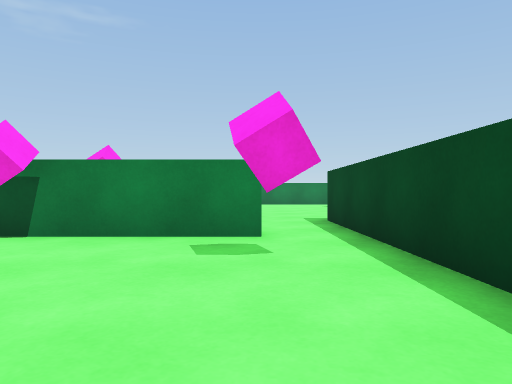
View 1 (above)

20 first-person views from a walk through a scene from a Unity 3-D project. The camera is 0.58 m above the floor, looks level and sees 70° across. The floor is counted in squares, 1 m on a side. Each view is taken from the middle of a square. On the plan, view 1 faces up. The plan holds only what a view shows up to about 10 squares ahead; the rest is blank. The player character is not drawn.

View 2
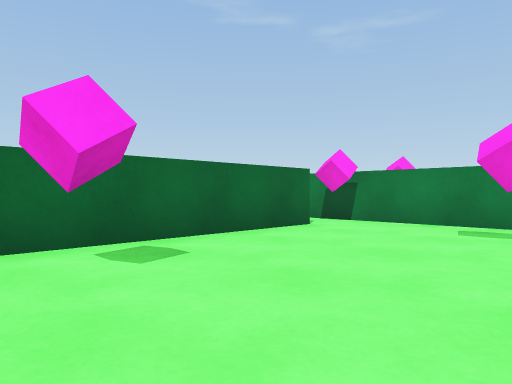

View 3
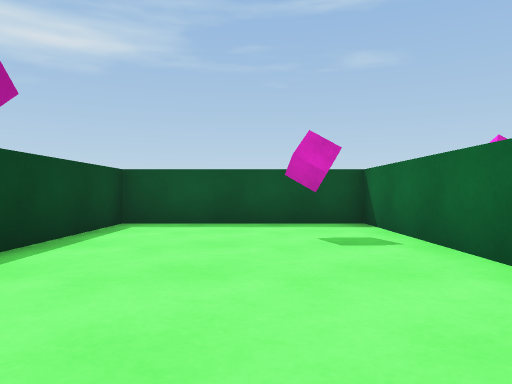

View 4
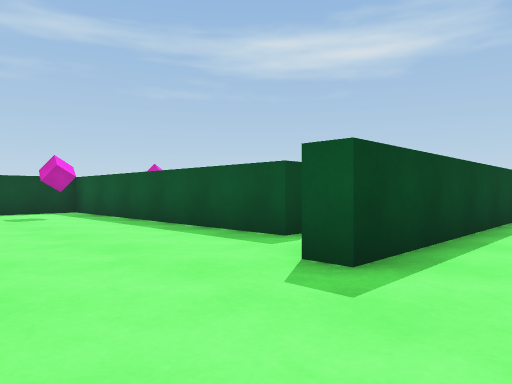

View 5
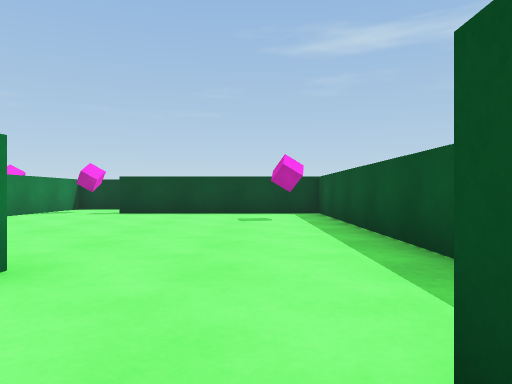

View 6
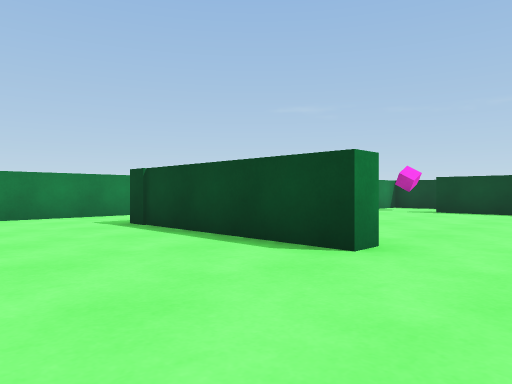

View 7
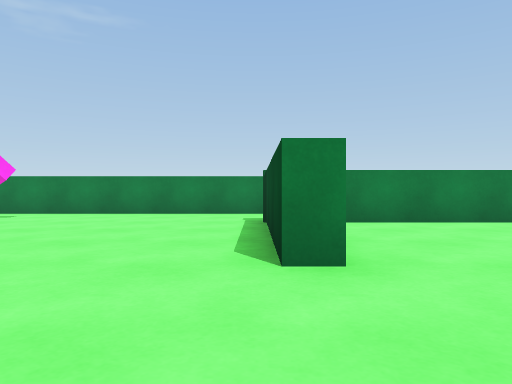

View 8
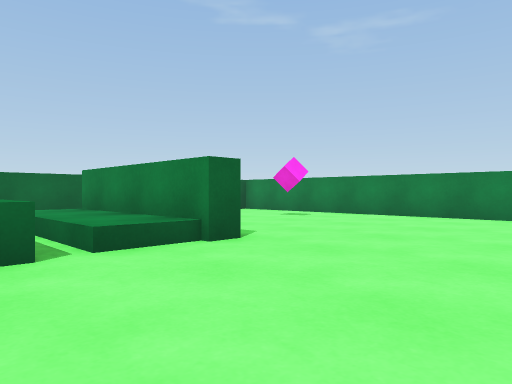

View 9
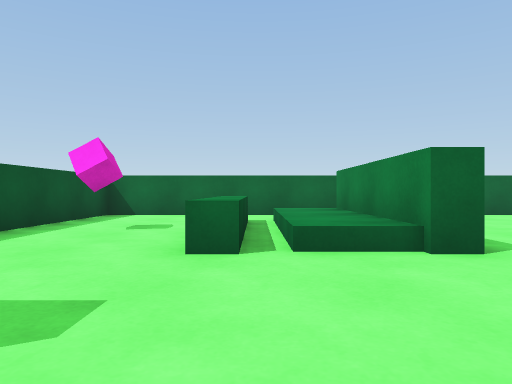

View 10
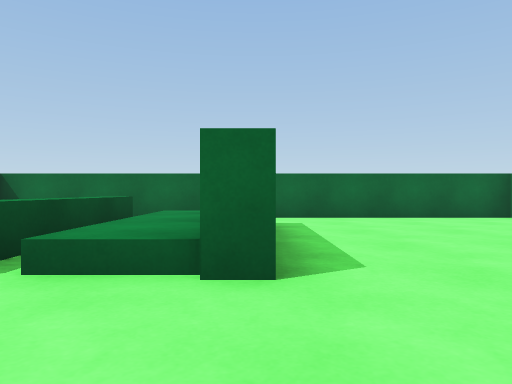

View 11
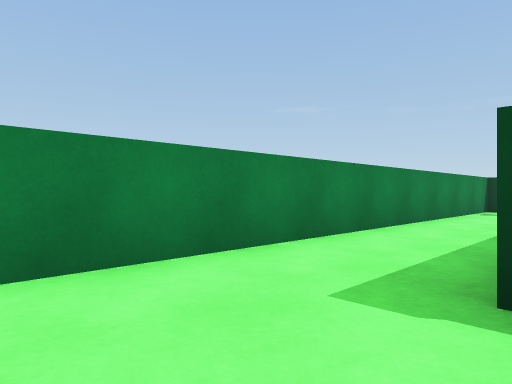

View 12
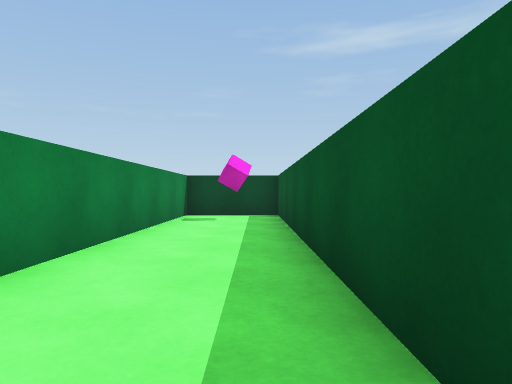

View 13
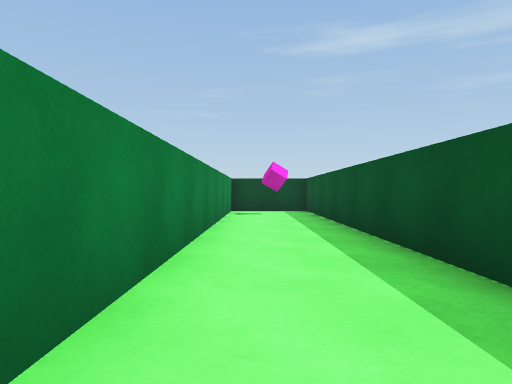

View 14
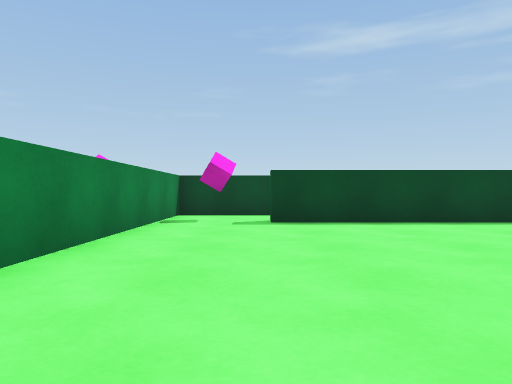

View 15
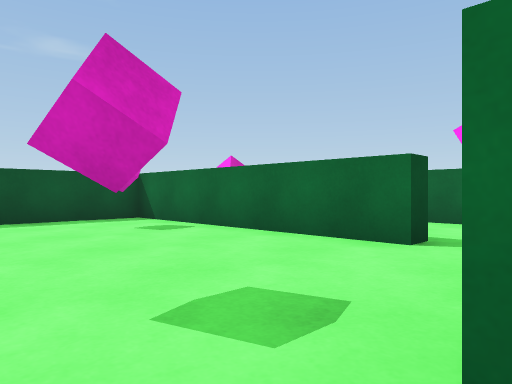

View 16
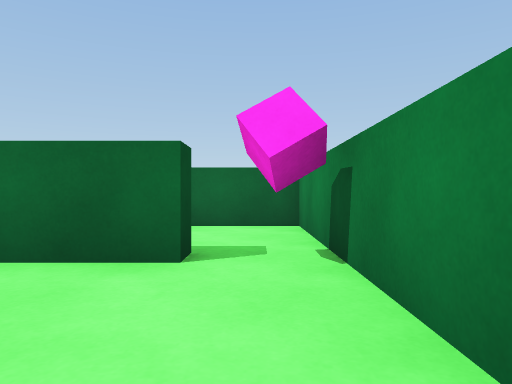

View 17
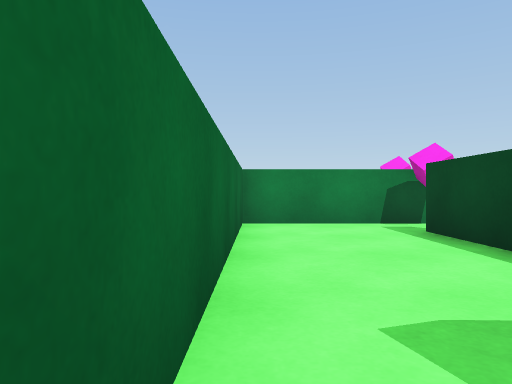

View 18
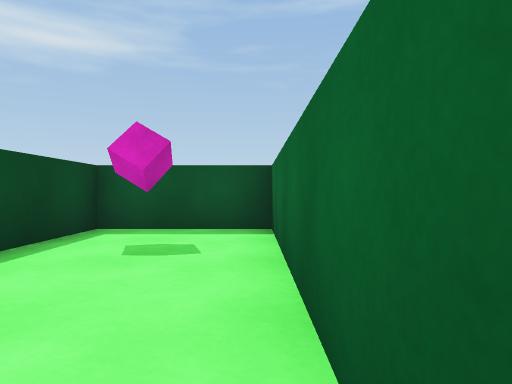

View 19
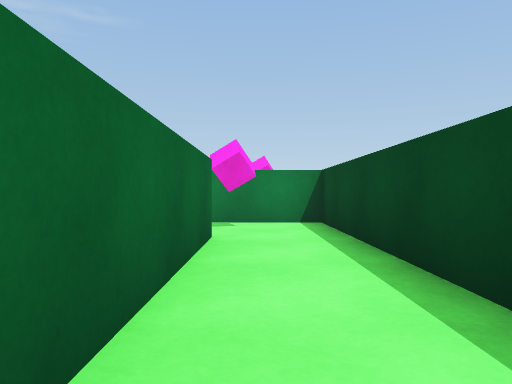

View 20
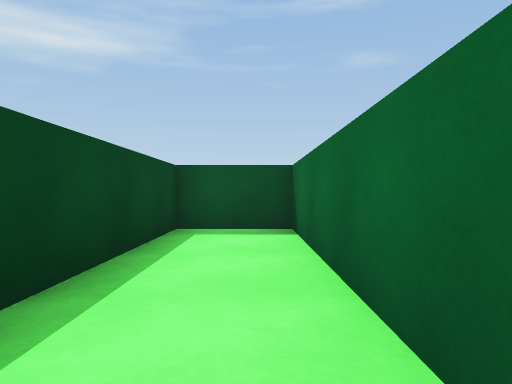

### Floor plan
Key: @ floor where view 1 was taken; # wall or solid block; . floor; ^ raised ledge; C pink cube.
Columns run from 7 left of view 1 to 13 right of it. Each row starts with its distance up from view 1.
 17 #####################
 16 #...................#
 15 #...C..............C#
 14 #.........###########
 13 #.........#........C#
 12 #.........#.........#
 11 # .####...#.......#.#
 10 #  ^^^^...#.......#.#
  9 #..^^^^...........#.#
  8 #  ...............#.#
  7 #...C....#......C.#.#
  6 #........############
  5 ########.#
  4 #...C....#
  3 #...#..C.#
  2 #...#....#
  1 #...#....#
  0 #...#..@.#
 -1 #.C.#C...#
 -2 #...#....#
 -3 ##########

Where each view was taken, in squares from view 1:
view 1: 0 up, 0 right, facing up
view 2: 2 down, 1 right, facing up-left
view 3: 4 up, 1 left, facing down
view 4: 10 up, 0 right, facing down-right
view 5: 8 up, 1 right, facing right
view 6: 8 up, 0 right, facing up-right
view 7: 7 up, 3 right, facing up
view 8: 8 up, 3 right, facing up-left
view 9: 9 up, 3 right, facing left
view 10: 11 up, 2 right, facing left
view 11: 14 up, 1 right, facing up-right
view 12: 15 up, 4 right, facing right
view 13: 16 up, 2 right, facing right
view 14: 12 up, 4 right, facing right
view 15: 5 up, 1 right, facing down-left
view 16: 4 up, 0 right, facing left
view 17: 2 down, 6 left, facing up
view 18: 3 up, 6 left, facing down
view 19: 7 up, 12 right, facing up
view 20: 12 up, 12 right, facing down
